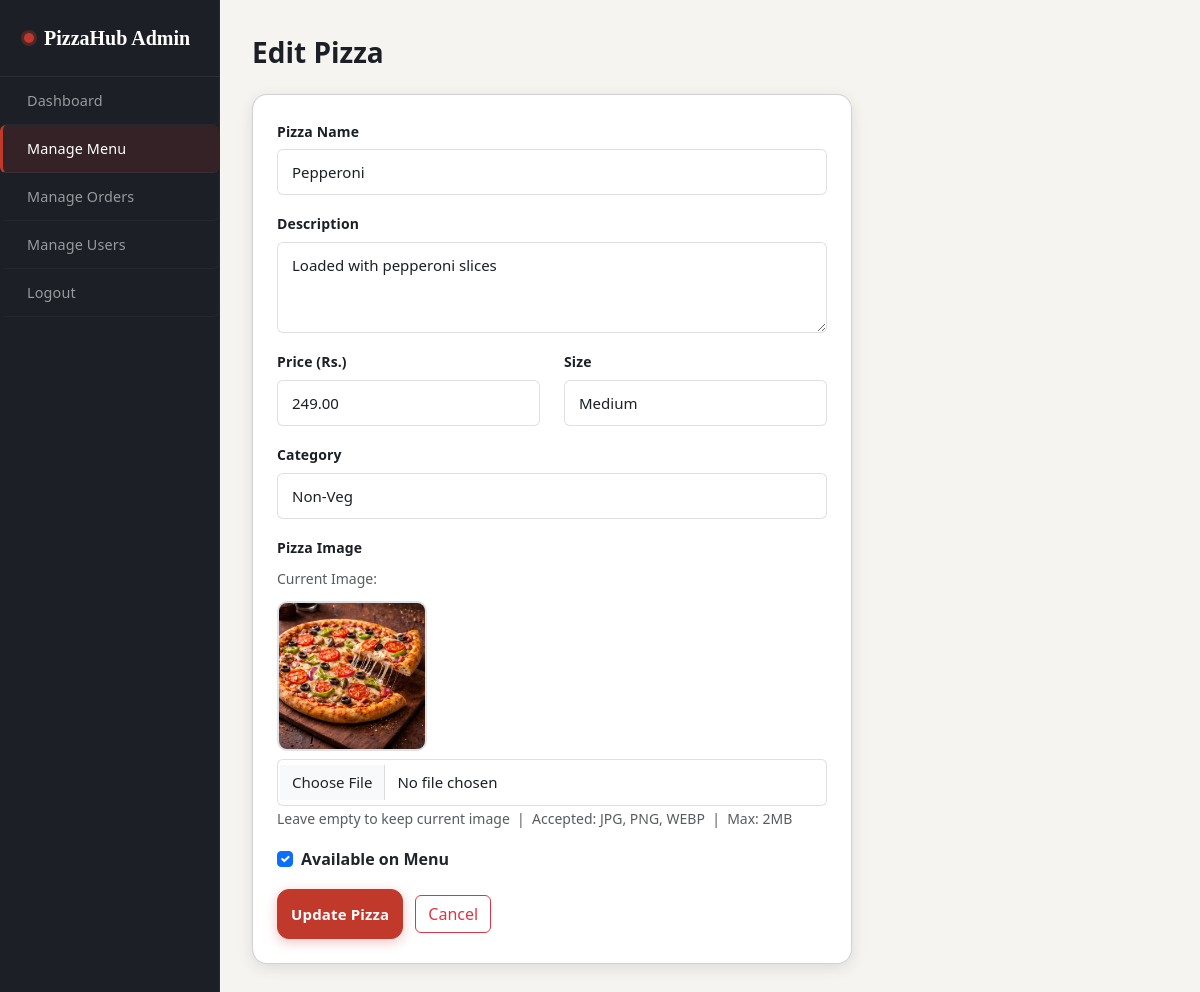
Screenshot of /admin/edit_pizza.php?id=2 (signed in) with the database file from the repository.
### tables this page shows
CREATE TABLE `menu` (
  `menu_id` int(11) NOT NULL,
  `name` varchar(150) NOT NULL,
  `description` text DEFAULT NULL,
  `price` decimal(8,2) NOT NULL,
  `size` enum('Small','Medium','Large') NOT NULL,
  `category` varchar(50) NOT NULL,
  `image` varchar(255) DEFAULT NULL,
  `is_available` tinyint(1) NOT NULL DEFAULT 1,
  `created_at` datetime DEFAULT current_timestamp()
);

### admin/edit_pizza.php (the view, shortened to what this page needs)
<?php
include '../config/db.php';
$id = isset($_GET['id']) ? (int)$_GET['id'] : 0;
$pizza = mysqli_fetch_assoc(mysqli_query($conn, "SELECT * FROM menu WHERE menu_id=$id"));
?>
<!DOCTYPE html>
<html lang="en">
<head>
    <link rel="stylesheet" href="https://cdn.jsdelivr.net/npm/bootstrap@5.3.0/dist/css/bootstrap.min.css">
    <link rel="stylesheet" href="../assets/css/style.css">
</head>
<body>
<div class="d-flex">
    <div class="admin-sidebar" style="width:220px;min-width:220px;">
        <a class="brand" href="dashboard.php">PizzaHub Admin</a>
        <nav class="nav flex-column">
            <a class="nav-link" href="dashboard.php">Dashboard</a>
            <a class="nav-link active" href="manage_menu.php">Manage Menu</a>
            <a class="nav-link" href="manage_orders.php">Manage Orders</a>
            <a class="nav-link" href="manage_users.php">Manage Users</a>
            <a class="nav-link" href="logout.php">Logout</a>
        </nav>
    </div>
    <div class="flex-grow-1 admin-content">
        <h3 class="fw-bold mb-4">Edit Pizza</h3>
        <div class="card p-4" style="max-width:600px;border-radius:15px;box-shadow:0 4px 15px rgba(0,0,0,0.1);">
            <form method="POST" enctype="multipart/form-data">
                <div class="mb-3">
                    <label class="form-label fw-bold">Pizza Name</label>
                    <input type="text" name="name" class="form-control"
                           value="<?php echo htmlspecialchars($pizza['name']); ?>" required>
                </div>
                <div class="mb-3">
                    <label class="form-label fw-bold">Description</label>
                    <textarea name="description" class="form-control" rows="3"><?php echo htmlspecialchars($pizza['description']); ?></textarea>
                </div>
                <div class="row">
                    <div class="col-md-6 mb-3">
                        <label class="form-label fw-bold">Price (Rs.)</label>
                        <input type="number" name="price" class="form-control"
                               step="0.01" value="<?php echo $pizza['price']; ?>" required>
                    </div>
                    <div class="col-md-6 mb-3">
                        <label class="form-label fw-bold">Size</label>
                        <select name="size" class="form-control">
                            <option value="Medium" <?php echo $pizza['size'] == 'Medium' ? 'selected' : ''; ?>>Medium</option>
                        </select>
                    </div>
                </div>
                <div class="mb-3">
                    <label class="form-label fw-bold">Category</label>
                    <input type="text" name="category" class="form-control"
                           value="<?php echo htmlspecialchars($pizza['category']); ?>" required>
                </div>
                <div class="mb-3">
                    <label class="form-label fw-bold">Pizza Image</label>
                    <?php if (!empty($pizza['image'])): ?>
                        <div class="mb-2">
                            <small class="text-muted">Current Image:</small><br>
                            <img id="image-preview"
                                 src="../assets/images/pizzas/<?php echo htmlspecialchars($pizza['image']); ?>"
                                 alt="Current Pizza Image">
                        </div>
                    <?php endif; ?>
                    <input type="file" name="image" class="form-control"
                           accept="image/jpeg,image/jpg,image/png,image/webp"
                           id="imageInput">
                    <small class="text-muted">Leave empty to keep current image &nbsp;|&nbsp; Accepted: JPG, PNG, WEBP &nbsp;|&nbsp; Max: 2MB</small>
                </div>
                <div class="mb-3 form-check">
                    <input type="checkbox" name="is_available" class="form-check-input"
                           id="avail" <?php echo $pizza['is_available'] ? 'checked' : ''; ?>>
                    <label class="form-check-label fw-bold" for="avail">Available on Menu</label>
                </div>
                <button type="submit" class="btn btn-primary" style="width:auto;">Update Pizza</button>
                <a href="manage_menu.php" class="btn btn-outline-danger ms-2" style="width:auto;">Cancel</a>
            </form>
        </div>
    </div>
</div>
</body>
</html>

### assets/css/style.css (style rules this page uses)
*, *::before, *::after { margin: 0; padding: 0; box-sizing: border-box; }
:root { --red: #C0392B; --red-dark: #922B21; --red-deeper: #7B241C; --red-light: #FDECEA; --gold: #E8B84B; --gold-light: #FDF6E3; --charcoal: #1C1F26; --slate: #2C3E50; --smoke: #F5F4F0; --white: #FFFFFF; --muted: #6B7280; --border: rgba(0,0,0,0.08); --font-display: 'Playfair Display', Georgia, serif; --font-body: 'DM Sans', system-ui, sans-serif; --radius-sm: 6px; --radius-md: 12px; --radius-lg: 20px; --radius-xl: 32px; --shadow-sm: 0 1px 4px rgba(0,0,0,0.06); --shadow-md: 0 4px 16px rgba(0,0,0,0.10); --shadow-lg: 0 8px 32px rgba(0,0,0,0.13); --shadow-xl: 0 16px 48px rgba(0,0,0,0.15); --transition: 0.25s cubic-bezier(0.4, 0, 0.2, 1); }
body { font-family: var(--font-body); color: var(--charcoal); font-size: 16px; line-height: 1.6; -webkit-font-smoothing: antialiased; }
.nav-link { color: rgba(255,255,255,0.7) !important; font-weight: 500; font-size: 0.9rem; letter-spacing: 0.01em; padding: 0.5rem 1rem !important; border-radius: var(--radius-sm); transition: color var(--transition), background var(--transition); }
.form-label { font-weight: 500; font-size: 0.875rem; color: var(--charcoal); margin-bottom: 6px; letter-spacing: 0.01em; }
.form-control { border: 1.5px solid rgba(0,0,0,0.12); border-radius: var(--radius-sm); padding: 11px 14px; font-family: var(--font-body); font-size: 0.9375rem; color: var(--charcoal); background: var(--white); transition: border-color var(--transition), box-shadow var(--transition); }
.form-control::placeholder { color: rgba(0,0,0,0.35); }
.btn-primary { background: var(--red) !important; border-color: var(--red) !important; width: 100%; padding: 13px; font-family: var(--font-body); font-weight: 600; font-size: 0.9375rem; border-radius: var(--radius-md) !important; letter-spacing: 0.01em; transition: all var(--transition) !important; box-shadow: 0 3px 12px rgba(192,57,43,0.3); }
.admin-sidebar { background: var(--charcoal); min-height: 100vh; padding: 0; border-right: 1px solid rgba(255,255,255,0.05); }
.admin-sidebar .brand { display: flex; align-items: center; gap: 10px; padding: 22px 24px; font-family: var(--font-display); font-size: 1.25rem; font-weight: 700; color: var(--white); border-bottom: 1px solid rgba(255,255,255,0.07); text-decoration: none; }
.admin-sidebar .brand::before { content: ''; width: 10px; height: 10px; border-radius: 50%; background: var(--red); box-shadow: 0 0 0 3px rgba(192,57,43,0.3); flex-shrink: 0; }
.admin-sidebar .nav-link { color: rgba(255,255,255,0.55) !important; padding: 12px 24px !important; font-size: 0.9rem; font-weight: 400; border-bottom: 1px solid rgba(255,255,255,0.04); border-left: 3px solid transparent; transition: all var(--transition); display: flex; align-items: center; gap: 10px; }
.admin-sidebar .nav-link.active { color: var(--white) !important; background: rgba(192,57,43,0.15); border-left-color: var(--red); font-weight: 500; }
.admin-content { padding: 36px 32px; background: var(--smoke); min-height: 100vh; }

### admin/edit_pizza.php (style rules this page uses)
#image-preview { width: 150px; height: 150px; object-fit: cover; border-radius: 10px; border: 2px solid #dee2e6; margin-top: 10px; }

### rows the page displays
menu: name "Pepperoni", description "Loaded with pepperoni slices", price "249.00", size "Medium", category "Non-Veg", image (picture), is_available "☑"
